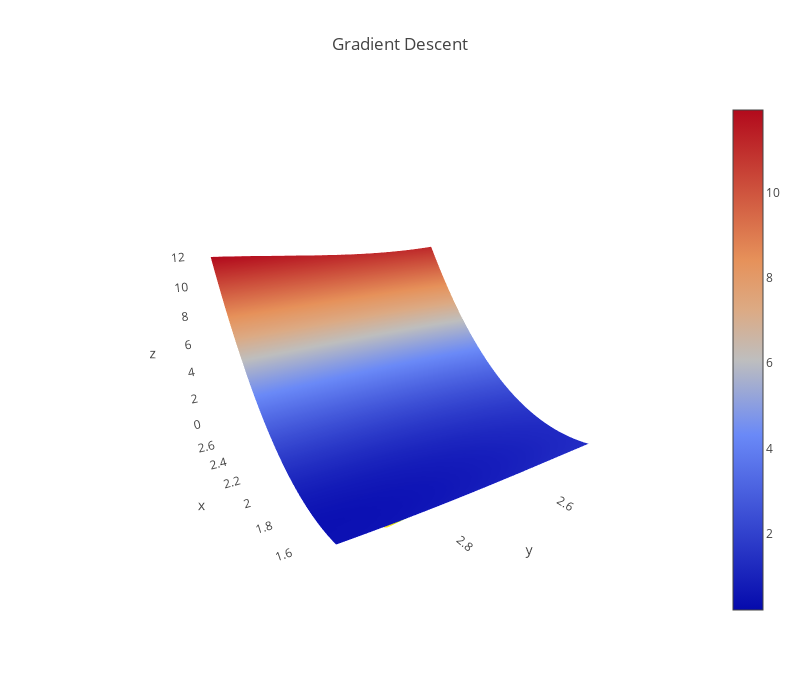

Write notebook code for a chart like this one.
### Code cell
# Run me to see another 3D plot (gradient descent with decaying alpha)
plot_3d(ts_decay[:, 0], ts_decay[:, 1], loss_decay, l2_loss, sin_model, x, y)
